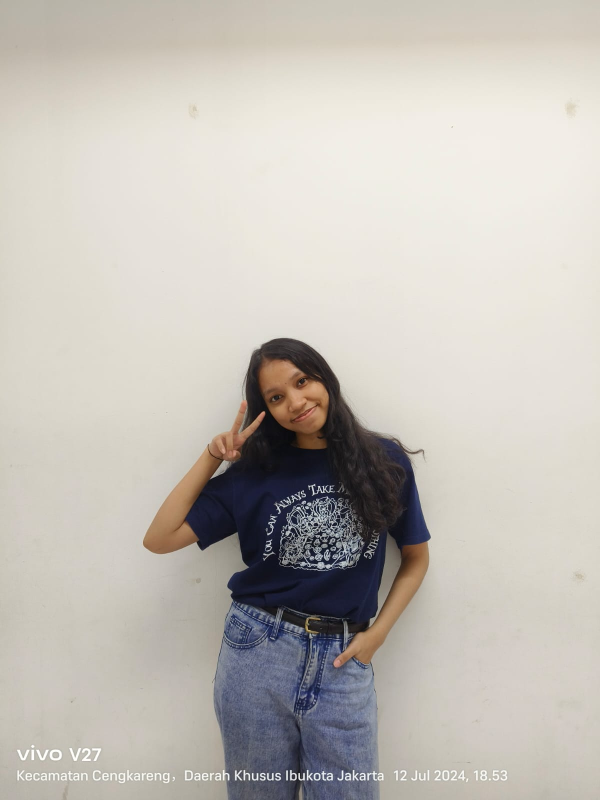
#> input picture PA-PC_202231010_CLARENCA SWEETDIVA PEREIRA_A/diva.jpg, 1200 x 1600 px (shown at 1/2 size)
$ jupyter execute 'PA-PC_202231010_CLARENCA SWEETDIVA PEREIRA_A.ipynb'
#> lines starting #> are read from the running program, lines starting #| are printed output that depends on the picture
## Import Library

[cell 1]
import numpy as np
import cv2
import matplotlib.pyplot as plt

## Pembacaan Citra

[cell 2]
img = cv2.imread('diva.jpg')
#> img is the input picture: shape (1600, 1200, 3); mean B, G, R 183.2, 189.8, 194.5
img.shape
#> Out = (1600, 1200, 3)

## Penampilan Citra Asli

[cell 3]
plt.imshow(cv2.cvtColor(img, cv2.COLOR_BGR2RGB))
plt.title('Citra Asli')

## Rotated

[cell 4]
rows, cols = img.shape[:2]
#> rows = 1600; cols = 1200
img = cv2.cvtColor(img, cv2.COLOR_BGR2RGB)
M = cv2.getRotationMatrix2D(((cols-1)/2.0, (rows-1)/2.0),45,1)
img_rotated = cv2.warpAffine(img,M,(cols,rows))
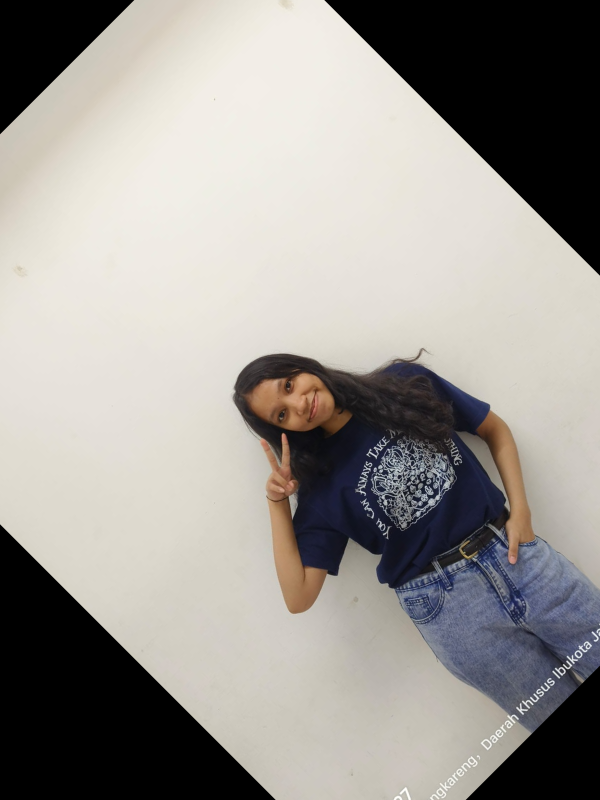
#> img_rotated: shape (1600, 1200, 3) (shown at 1/2 size); mean R, G, B 154.2, 150.5, 145.9
fig,axs = plt.subplots(1, 2, figsize = (15,5))

axs[0].imshow(img)
axs[0].set_title("Citra Asli")
axs[1].imshow(img_rotated)
axs[1].set_title("After Rotated")
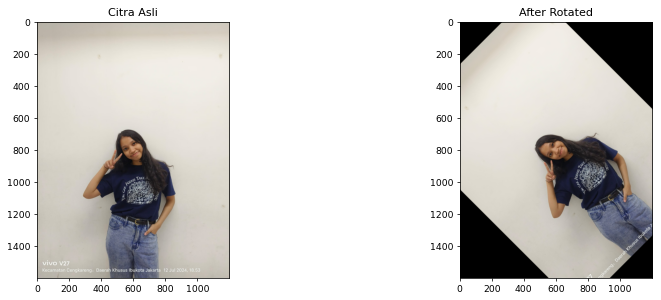
#> figure drawn by matplotlib, 2 panels

## Resized

[cell 5]
img_resized = cv2.resize(img, None, fx = 0.2, fy = 0.2, interpolation = cv2.INTER_CUBIC)
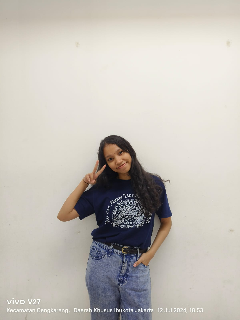
#> img_resized: shape (320, 240, 3); mean R, G, B 194.5, 189.8, 183.3
fig, axs = plt.subplots(1, 2, figsize=(15, 5))

axs[0].imshow(img)
axs[0].set_title("Citra Asli")

axs[1].imshow(img_resized)
axs[1].set_title("After Resized")
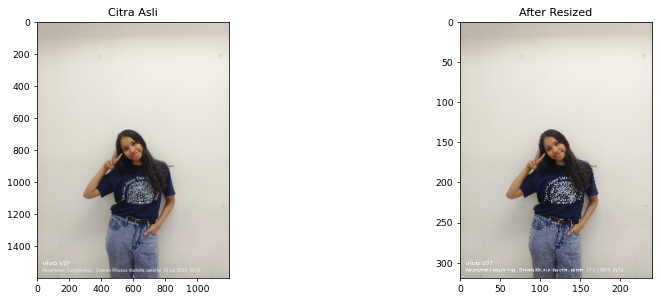
#> figure drawn by matplotlib, 2 panels

## Cropped

[cell 6]
img_cropped = img[0:img.shape[0]//2, 0:img.shape[1]//2]
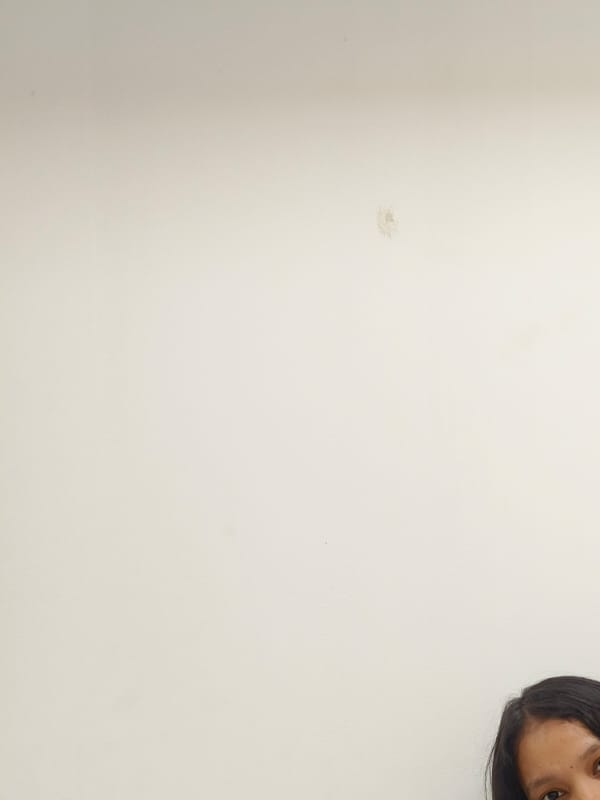
#> img_cropped: shape (800, 600, 3); mean R, G, B 218, 212.5, 202.6
fig, axs = plt.subplots(1, 2, figsize=(15, 5))

axs[0].imshow(img)
axs[0].set_title("Citra Asli")

axs[1].imshow(img_cropped)
axs[1].set_title("After Cropped")

## Flipped

[cell 7]
img_flipped = cv2.flip(img, 1)
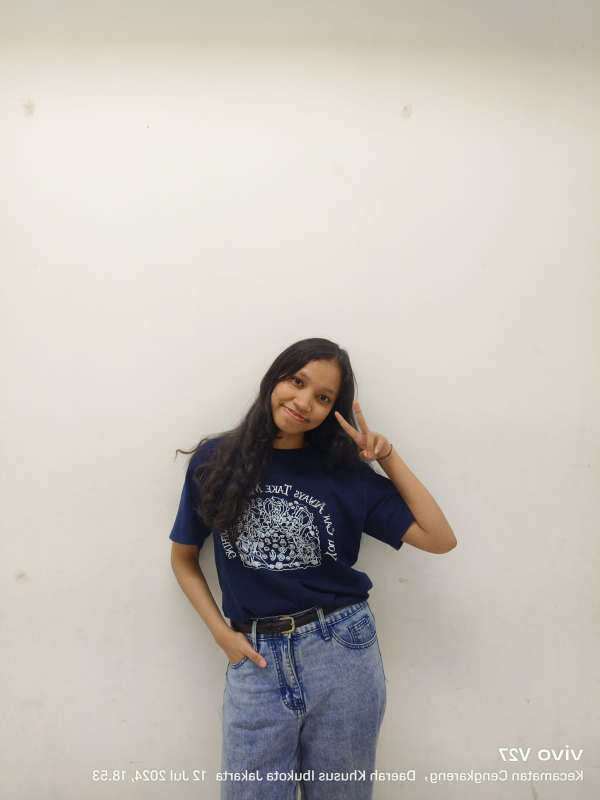
#> img_flipped: shape (1600, 1200, 3) (shown at 1/2 size); mean R, G, B 194.5, 189.8, 183.2
fig, axs = plt.subplots(1, 2, figsize=(15, 5))

axs[0].imshow(img)
axs[0].set_title("Citra Asli")

axs[1].imshow(img_flipped)
axs[1].set_title("After Flipped")

## Translated

[cell 8]
rows, cols = img.shape[:2]
M = np.float32([[1, 0, 50], [0, 1, 25]])
img_translated = cv2.warpAffine(img, M, (cols, rows))
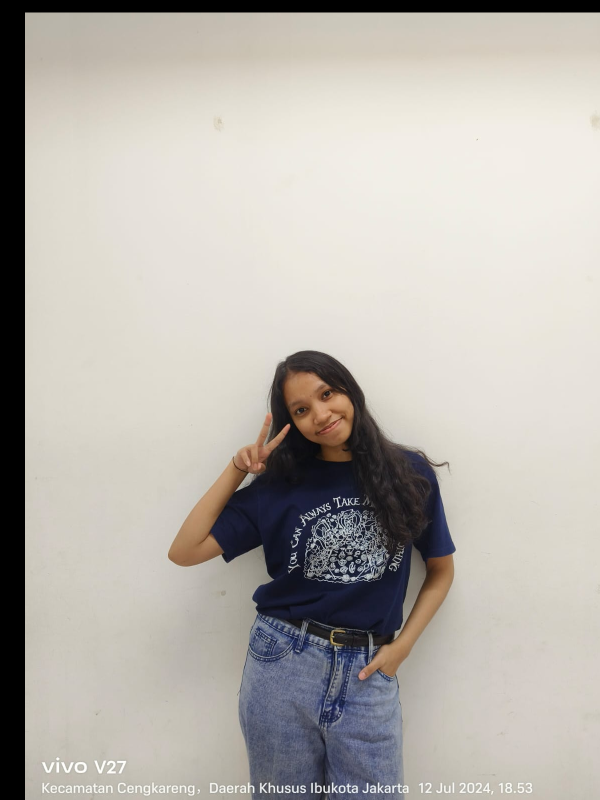
#> img_translated: shape (1600, 1200, 3) (shown at 1/2 size); mean R, G, B 182.8, 178.4, 172.3
fig, axs = plt.subplots(1, 2, figsize=(15, 5))

axs[0].imshow(img)
axs[0].set_title('Citra Asli')

axs[1].imshow(img_translated)
axs[1].set_title('After Translated')

## Penampilan Seluruh Citra

[cell 9]
fig, axs = plt.subplots(2, 3, figsize=(20, 20))


axs[0,0].imshow(img)
axs[0,0].set_title('Citra Asli')

axs[0,1].imshow(img_rotated)
axs[0,1].set_title('After Rotated')

axs[0,2].imshow(img_resized)
axs[0,2].set_title('After Resized')

axs[1,0].imshow(img_cropped)
axs[1,0].set_title('After Cropped')

axs[1,1].imshow(img_flipped)
axs[1,1].set_title('After Flipped')

axs[1,2].imshow(img_translated)
axs[1,2].set_title('After Translated')
